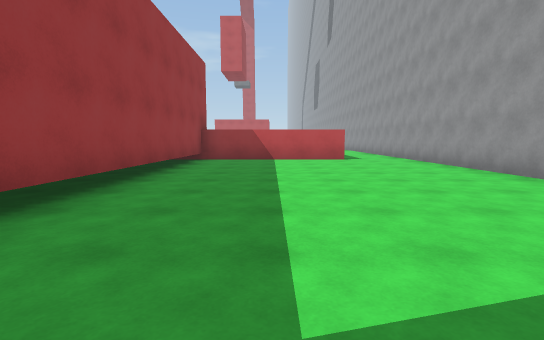
[1] (above)

16 first-person views from a walk through a scene from a Unity 3-D project. The camera is 1.3 m above the floor, tilts 6° down and sees 85° across. The floor is counted in squares, 2 m on a side. Each view is taken from the middle of a square. On the plan, view 1 faces up. The plan holds only what a view shows up to about 9 squares ahead; the rest is blank. The place goes on beyond the plan.

[2]
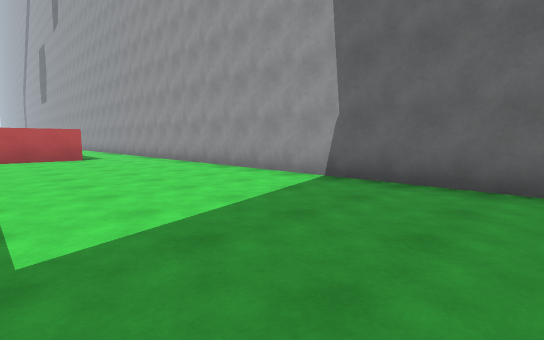

[3]
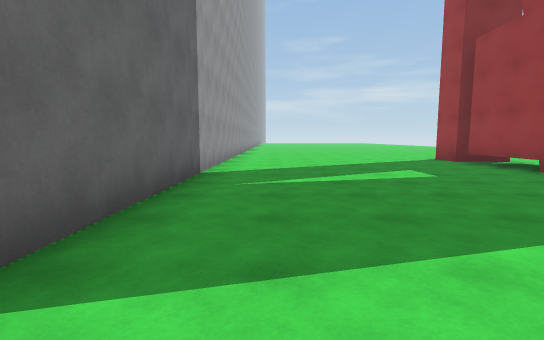

[4]
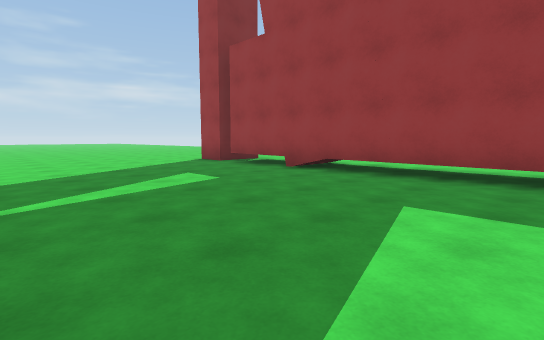

[5]
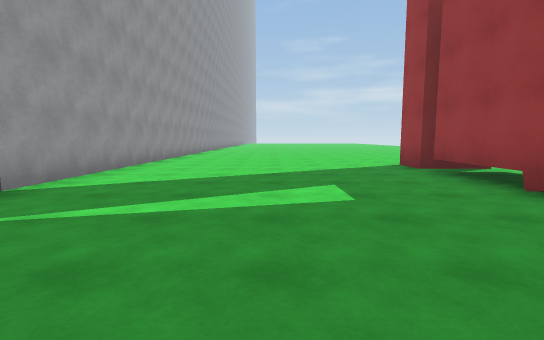

[6]
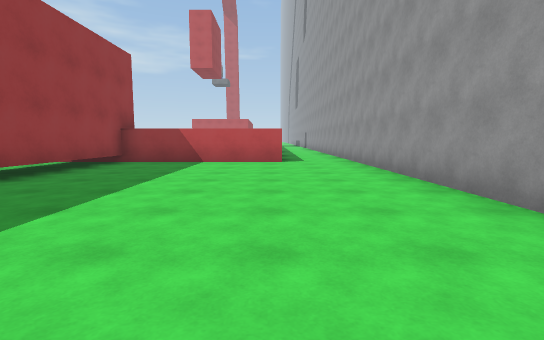

[7]
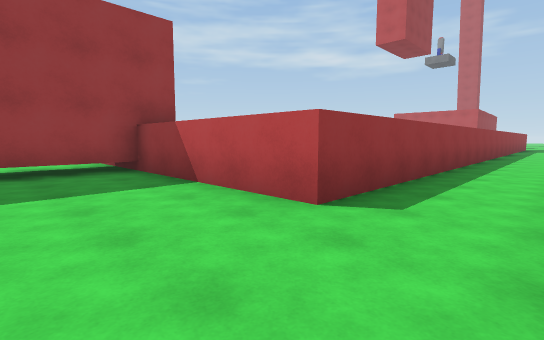

[8]
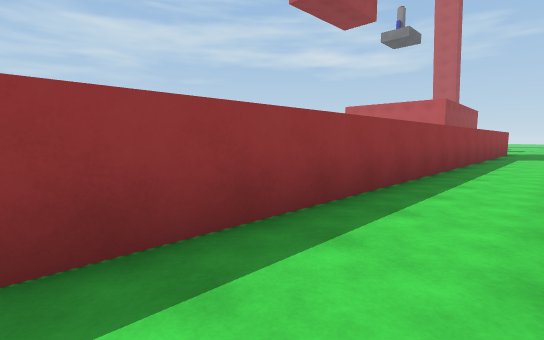

[9]
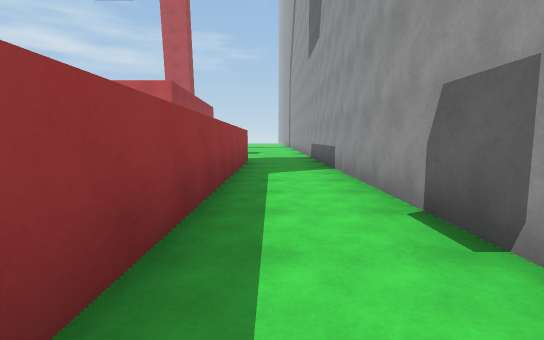

[10]
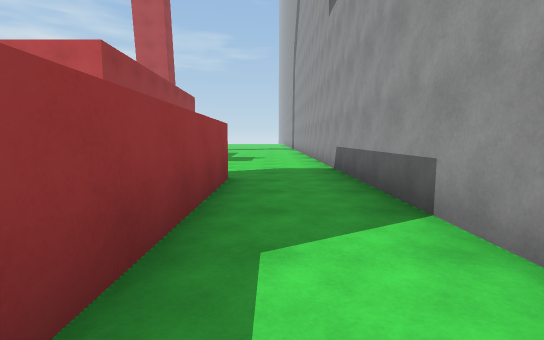

[11]
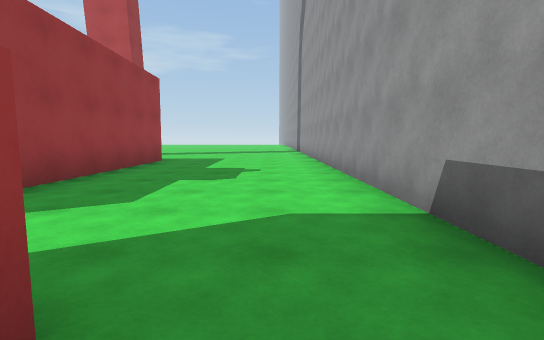

[12]
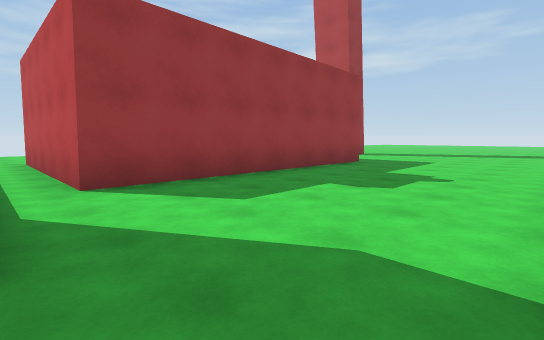

[13]
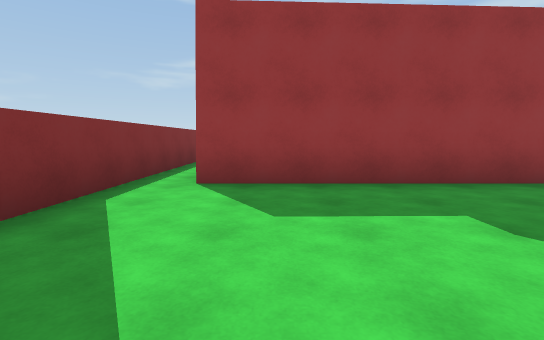

[14]
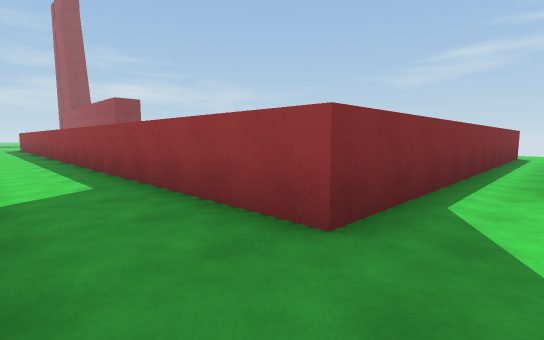

[15]
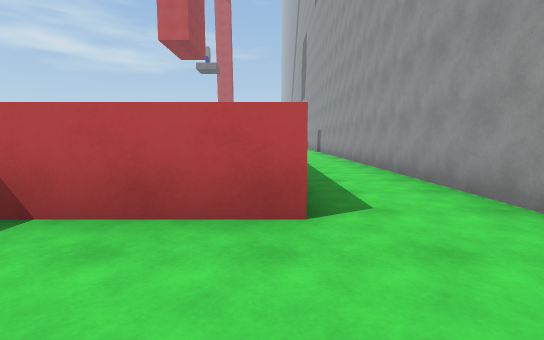

[16]
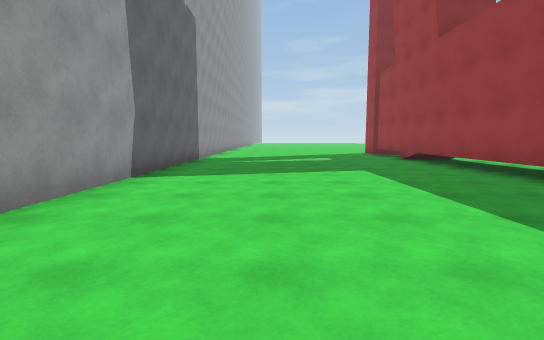

### Floor plan
Key: @ floor where view 1 was taken; # wall or solid block; x gap in a wall; . floor; ^ raised ledge; T thing the floor can be seen under or through.
Columns run from 8 left of view 1 to 5 right of it. Each row starts with its distance up from view 1.
 34        #.....#
 33        #.....#
 32        #.....#
 31        #.....#
 30  ..#####.....#
 29  ............#
 28 ^^^^^^^^^^^..#
 27           ^..#
 26           ^..#
 25           ^..#
 24           ^..#
 23           ^..#
 22           ^..#
 21           ^..
 20           ^..
 19           ^..
 18           ^..
 17           ^..
 16           ^..#
 15           ^..#
 14           ^..#
 13           ^..#
 12           ^..#
 11           ^..#
 10       ^^^^^..#
  9    ..T.......#
  8    ..T.......#
  7    ..T.......#
  6      T.......#
  5      T.......#
  4      T.......#
  3      T.......#
  2    ..T.......#
  1    ..T.......#
  0    ..T..@....#
 -1    ..T.......#
 -2    ..T.......#
 -3     .T.......#
 -4      T.......#
 -5     .x.......#
 -6     .#.......#
 -7       .......#

Positions as (right, up) in squares from view 1, and headings:
1: (0, 0), facing up
2: (0, -1), facing up-right
3: (3, 3), facing down
4: (3, 2), facing down-left
5: (1, 1), facing down
6: (2, 1), facing up
7: (4, 7), facing up-left
8: (4, 14), facing up-left
9: (3, 20), facing up
10: (3, 24), facing up
11: (3, 28), facing up
12: (4, 29), facing up-left
13: (4, 31), facing left
14: (4, 30), facing down-left
15: (2, 7), facing up
16: (2, 7), facing down
